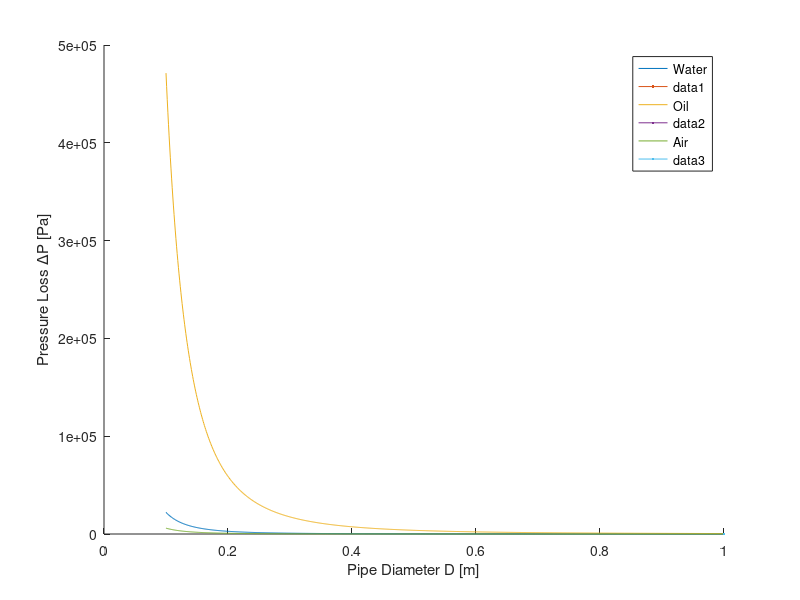

This chart was generated by the following MATLAB code:
% 固定条件
clc; close all; clear;
Re = 5628.66;
f = 0.014;
L = 100*10^3; % パイプ長[m]
D_list = 0.1:0.001:1; % パイプ径[m]


% 流体定義: {名前, ρ, ν}
fluids = {
    'Water', 998, 1e-6;
    'Oil', 850, 5e-6;
    'Air', 1.2, 1.5e-5;
};

% グラフ作成
figure;
hold on;

for i = 1:size(fluids,1)
    name = fluids{i,1};
    rho = fluids{i,2};
    nu = fluids{i,3};
    
    dp_list = zeros(size(D_list));
    
    for j = 1:length(D_list)
        D = D_list(j);
        U = Re * nu / D;  % Re一定より求まる
        dp = f * (L/D) * 0.5 * rho * U^2;
        dp_list(j) = dp;
    end
    
    plot(D_list, dp_list, 'DisplayName', name, LineWidth=5);
end

xlabel('Pipe Diameter D [m]');
ylabel('Pressure Loss ΔP [Pa]');
% title('ΔP vs D at Re = 5628.66');
legend;

